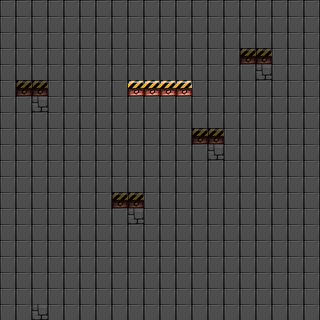

The image is a tile-based game level rendered from a .tmx file. Its description and source (layers, tilesets, objects; grid data summarised) follow:
An orthogonal 20x20 tile map with 16x16 px tiles, 2 tile layers (background, graphic_back), 4 tilesets and 4 objects.

<map version="1.0" orientation="orthogonal" renderorder="left-up" width="20" height="20" tilewidth="16" tileheight="16" nextobjectid="5">
 <tileset firstgid="1" name="cartoon_tiles" tilewidth="16" tileheight="16" spacing="2" margin="1" tilecount="168" columns="56">
  <image source="cartoon_tiles.png" width="1024" height="54" />
 </tileset>
 <tileset firstgid="169" name="cartoon_tiles_left" tilewidth="16" tileheight="16" spacing="2" margin="1" tilecount="168" columns="3">
  <image source="cartoon_tiles_left.png" width="54" height="1024" />
 </tileset>
 <tileset firstgid="337" name="cartoon_tiles_right" tilewidth="16" tileheight="16" spacing="2" margin="1" tilecount="168" columns="3">
  <image source="cartoon_tiles_right.png" width="54" height="1024" />
 </tileset>
 <tileset firstgid="505" name="cartoon_tiles_top" tilewidth="16" tileheight="16" spacing="2" margin="1" tilecount="168" columns="56">
  <image source="cartoon_tiles_top.png" width="1024" height="54" />
 </tileset>
 <layer name="background" width="20" height="20">
  <data>[400 cells, 400 non-empty, 3 distinct tile ids]</data>
 </layer>
 <layer name="graphic_back" width="20" height="20">
  <data>[400 cells, 4 non-empty, 1 distinct tile ids]</data>
 </layer>
 <objectgroup name="graphic_back">
  <object id="1" x="128" y="80" width="16" height="16" />
  <object id="2" x="144" y="80" width="16" height="16" />
  <object id="3" x="160" y="80" width="16" height="16" />
  <object id="4" x="176" y="80" width="16" height="16" />
 </objectgroup>
</map>
